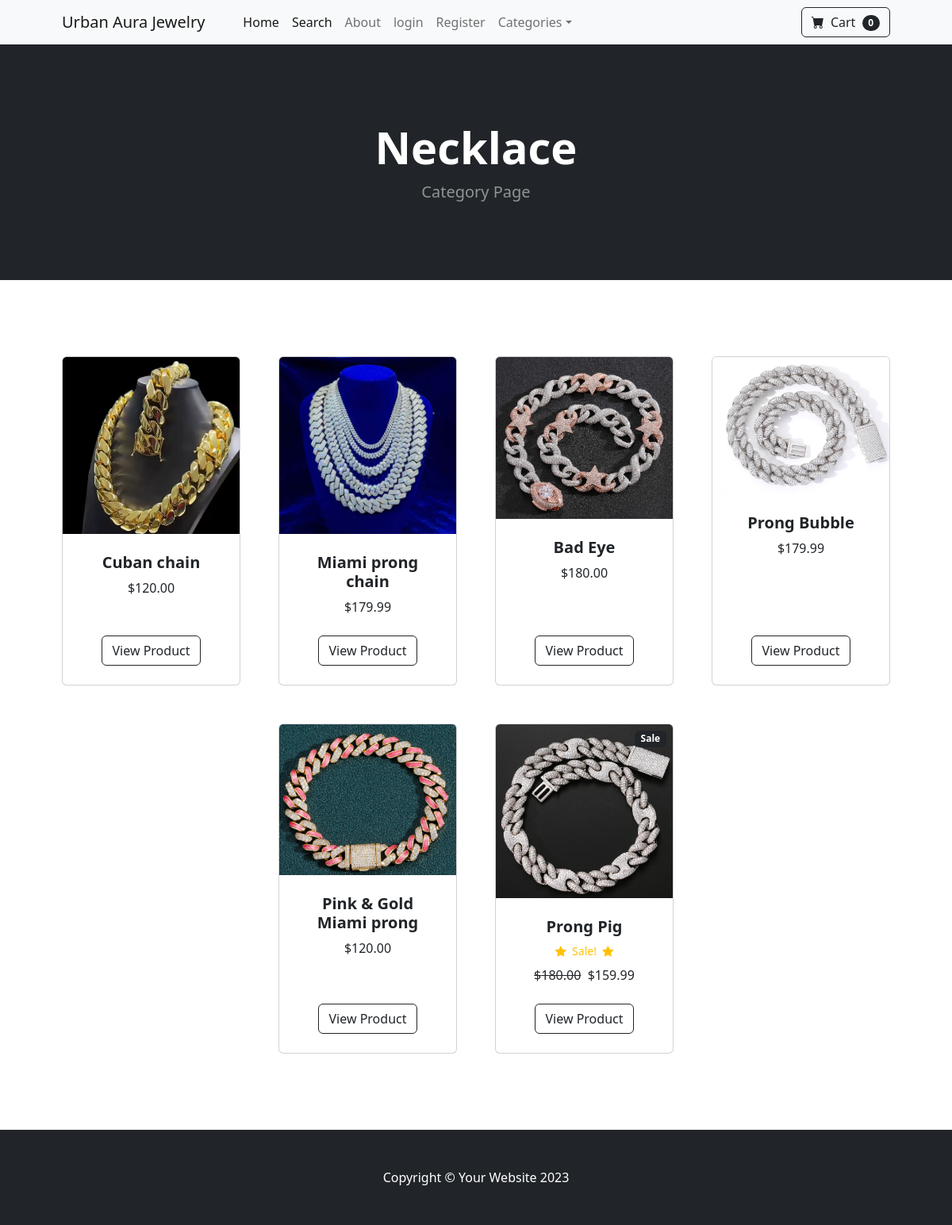
The app's page /category/Necklace with its own data.
### store/models.py (models this page shows, shortened)
class Category(models.Model):
    name = models.CharField(max_length=50)
    def __str__(self):
        return self.name
    class Meta:
        verbose_name_plural = 'categories'

class Product(models.Model):
    name = models.CharField(max_length=100)
    price = models.DecimalField(default=0, decimal_places=2, max_digits=6)
    category = models.ForeignKey(Category, on_delete=models.CASCADE, default=1)
    description = models.CharField(max_length=250, default='', blank=True, null=True)
    image = models.ImageField(upload_to='uploads/product/')
    is_sale = models.BooleanField(default=False)
    sale_price = models.DecimalField(default=0, decimal_places=2, max_digits=6)

### store/views.py (the view)
# urls.py: path('category/<str:foo>', views.category, name='category'),
def category(request, foo):
    foo = foo.replace('-', ' ')
    try:
        category = Category.objects.get(name=foo)
        products = Product.objects.filter(category=category)
        return render(request, 'category.html', {'products': products, 'category': category})
    except:
        messages.success(request, "That category does not exist!")
        return redirect('home')

### cart/cart.py (called while the page is built)
    def __len__(self):
        return len(self.cart)

### cart/context_processors.py (called while the page is built)
def cart(request):
    return {'cart': Cart(request)}

### store/templates/category.html
{% extends 'base.html' %}
{% block content %}
        <header class="bg-dark py-5">
            <div class="container px-4 px-lg-5 my-5">
                <div class="text-center text-white">
                    <h1 class="display-4 fw-bolder">{{ category }}</h1>
                    <p class="lead fw-normal text-white-50 mb-0">Category Page</p>
                </div>
            </div>
        </header>
        <section class="py-5">
            <div class="container px-4 px-lg-5 mt-5">
                <div class="row gx-4 gx-lg-5 row-cols-2 row-cols-md-3 row-cols-xl-4 justify-content-center">
                    {% for product in products %}
                    {% if product.is_sale %}
                    <div class="col mb-5">
                        <div class="card h-100">
                            <div class="badge bg-dark text-white position-absolute"
                            style="top: 0.5rem; right:0.5rem">Sale</div>
                            <img class="card-img-top" src="{{ product.image.url }}" alt="..." />
                            <div class="card-body p-4">
                                <div class="text-center">
                                    <h5 class="fw-bolder">{{ product.name }}</h5>
                                    <div class="d-flex justify-content-center small text-warning mb-2">
                                    <div class="bi-star-fill"></div>
                                        &nbsp;&nbsp;Sale!&nbsp;&nbsp;
                                    <div class="bi-star-fill"></div>
                                    </div>
                                    <del> ${{ product.price }}</del>
                                    &nbsp;${{ product.sale_price }}
                                </div>
                            </div>
                            <div class="card-footer p-4 pt-0 border-top-0 bg-transparent">
                                <div class="text-center"><a class="btn btn-outline-dark mt-auto" href="{% url 'product' product.id %}">View Product</a></div>
                            </div>
                        </div>
                    </div>
                    {% else %}
                    <div class="col mb-5">
                        <div class="card h-100">
                            <img class="card-img-top" src="{{ product.image.url }}" alt="..." />
                            <div class="card-body p-4">
                                <div class="text-center">
                                    <h5 class="fw-bolder">{{ product.name }}</h5>
                                    ${{ product.price }}
                               </div>
                            </div>
                            <div class="card-footer p-4 pt-0 border-top-0 bg-transparent">
                                <div class="text-center"><a class="btn btn-outline-dark mt-auto" href="{% url 'product' product.id %}">View Product</a></div>
                            </div>
                        </div>
                    </div>
                    {% endif %}
                    {% endfor %}
                </div>
            </div>
        </section>
{% endblock %}

### records on screen
Category: name "Necklace"
Product: image (picture), name "Cuban chain", price "120.00"
Product: image (picture), name "Miami prong chain", price "179.99"
Product: image (picture), name "Bad Eye", price "180.00"
Product: image (picture), name "Prong Bubble", price "179.99"
Product: image (picture), name "Pink & Gold Miami prong", price "120.00"
Product: image (picture), name "Prong Pig", price "180.00", sale_price "159.99"

### other values on screen
{{ cart|length }} "0"
